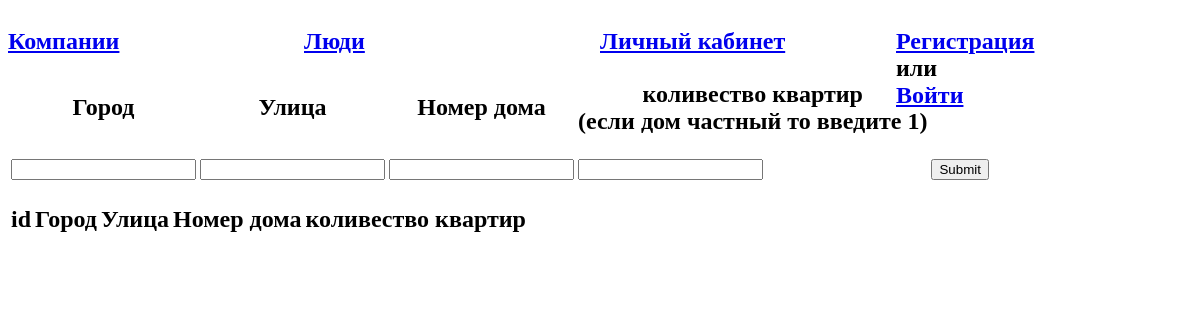
/create_home/1/, run on an earlier commit of the app's database.
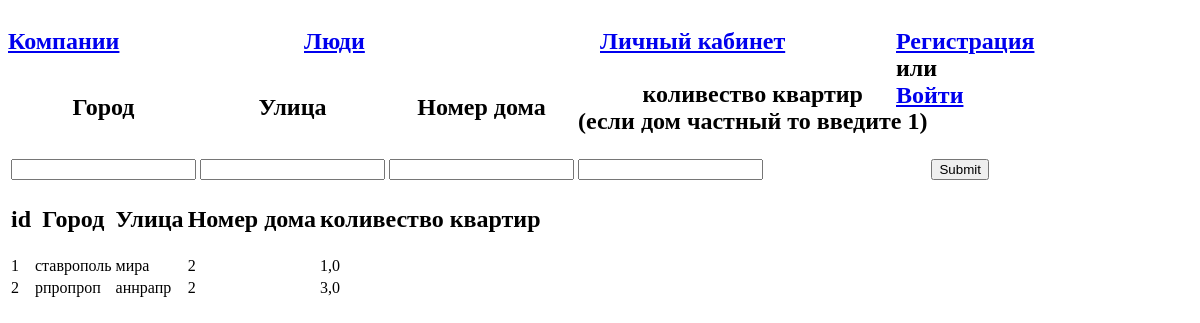
And on a later commit of the database.
### main/models.py (models this page shows)
class Home(models.Model):
	company = models.ManyToManyField("Company")
	city = models.TextField()
	street = models.TextField()
	num_home = models.CharField(max_length=10)
	col_apartment = models.FloatField()

### main/views.py (the view)
# urls.py: path("create_home/<int:id>/",views.create_home, name ="create_home"),
def create_home(request,id):
	homes = Home.objects.filter(company =id)
	return render(request, "main/create_home.html", {"id" : id,"homes":homes})

### main/templates/main/create_home.html (shortened to what this page needs)
{% extends "main/base.html" %}
{% block content %}
	<table>
		<thead>
			<th> <h2> Город </h2> </th>
			<th> <h2> Улица </h2> </th>
			<th> <h2> Номер дома </h2> </th>
			<th> <h2> коливество квартир <br /> (если дом частный то введите 1)</h2> </th>
		</thead>
		<form method="post" action="/app_home/{{id}}/">
			<tr>
				<td> <input type="text" name="city" /> </td>
				<td> <input type="text" name="street" /> </td>
				<td> <input type="text" name="num_home" /> </td>
				<td> <input type="text" name="col_apartment" /> </td>
				<td> <input type="submit" name="добавить"> </td>
			</tr>
		</form>
	</table>
	<table>
		<thead>
			<th> <h2> id </h2> </th>
			<th> <h2> Город </h2> </th>
			<th> <h2> Улица </h2> </th>
			<th> <h2> Номер дома </h2> </th>
			<th> <h2> коливество квартир</h2> </th>
		</thead>
		{% for home  in homes %}
		<tr>
			<td>{{home.id}}</td>
			<td>{{home.city}}</td>
			<td>{{home.street}}</td>
			<td>{{home.num_home}}</td>
			<td>{{home.col_apartment}}</td>
		</tr>
		{%endfor%}
	</table>
{% endblock %}

What changed in the data, as far as the page shows it:
added Home: id "1", city "ставрополь", street "мира", num_home "2", col_apartment "1,0"
added Home: id "2", city "рпропроп", street "аннрапр", num_home "2", col_apartment "3,0"
